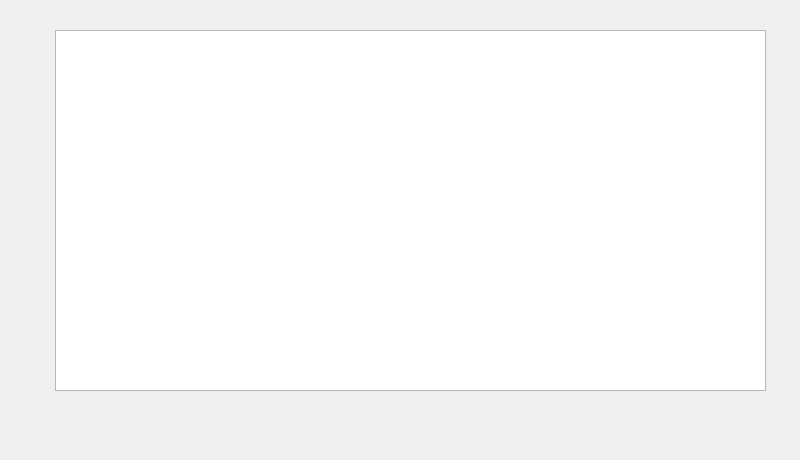
<?xml version="1.0" encoding="UTF-8"?>
<ui version="4.0">
 <class>Form</class>
 <widget class="QWidget" name="Form">
  <property name="geometry">
   <rect>
    <x>0</x>
    <y>0</y>
    <width>800</width>
    <height>460</height>
   </rect>
  </property>
  <property name="windowTitle">
   <string>Эспрессо</string>
  </property>
  <widget class="QTableView" name="tableView">
   <property name="geometry">
    <rect>
     <x>55</x>
     <y>30</y>
     <width>711</width>
     <height>361</height>
    </rect>
   </property>
  </widget>
 </widget>
 <resources/>
 <connections/>
</ui>
